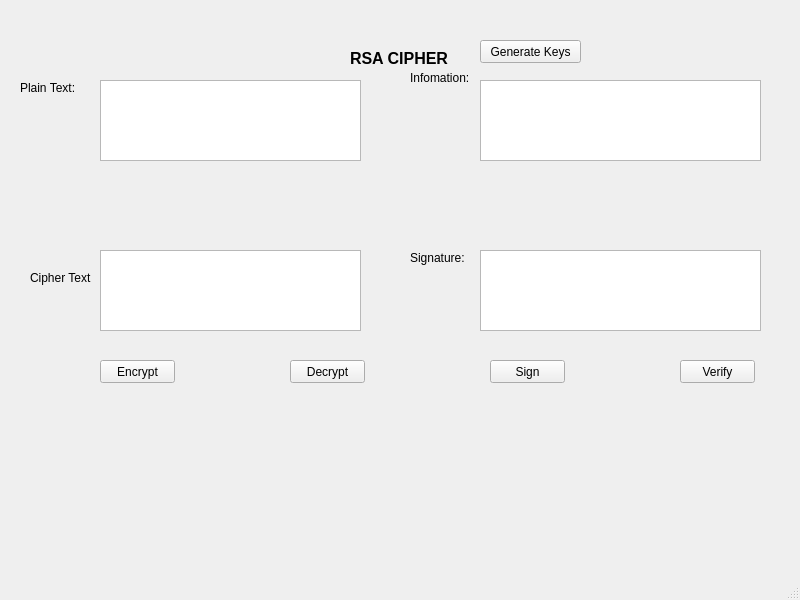
<?xml version="1.0" encoding="UTF-8"?>
<ui version="4.0">
 <class>MainWindow</class>
 <widget class="QMainWindow" name="MainWindow">
  <property name="geometry">
   <rect>
    <x>0</x>
    <y>0</y>
    <width>800</width>
    <height>600</height>
   </rect>
  </property>
  <property name="windowTitle">
   <string>MainWindow</string>
  </property>
  <widget class="QWidget" name="centralwidget">
   <widget class="QPushButton" name="pushButton">
    <property name="geometry">
     <rect>
      <x>100</x>
      <y>360</y>
      <width>75</width>
      <height>23</height>
     </rect>
    </property>
    <property name="text">
     <string>Encrypt</string>
    </property>
   </widget>
   <widget class="QTextEdit" name="textEdit_3">
    <property name="geometry">
     <rect>
      <x>100</x>
      <y>250</y>
      <width>261</width>
      <height>81</height>
     </rect>
    </property>
   </widget>
   <widget class="QLabel" name="label_4">
    <property name="geometry">
     <rect>
      <x>30</x>
      <y>270</y>
      <width>61</width>
      <height>16</height>
     </rect>
    </property>
    <property name="text">
     <string>Cipher Text: </string>
    </property>
   </widget>
   <widget class="QTextEdit" name="textEdit_2">
    <property name="geometry">
     <rect>
      <x>480</x>
      <y>80</y>
      <width>281</width>
      <height>81</height>
     </rect>
    </property>
   </widget>
   <widget class="QPushButton" name="pushButton_2">
    <property name="geometry">
     <rect>
      <x>290</x>
      <y>360</y>
      <width>75</width>
      <height>23</height>
     </rect>
    </property>
    <property name="text">
     <string>Decrypt</string>
    </property>
   </widget>
   <widget class="QLabel" name="label">
    <property name="geometry">
     <rect>
      <x>350</x>
      <y>50</y>
      <width>161</width>
      <height>16</height>
     </rect>
    </property>
    <property name="font">
     <font>
      <pointsize>12</pointsize>
      <weight>75</weight>
      <bold>true</bold>
     </font>
    </property>
    <property name="text">
     <string>RSA CIPHER</string>
    </property>
   </widget>
   <widget class="QLabel" name="label_2">
    <property name="geometry">
     <rect>
      <x>20</x>
      <y>80</y>
      <width>61</width>
      <height>16</height>
     </rect>
    </property>
    <property name="text">
     <string>Plain Text:</string>
    </property>
   </widget>
   <widget class="QTextEdit" name="textEdit">
    <property name="geometry">
     <rect>
      <x>100</x>
      <y>80</y>
      <width>261</width>
      <height>81</height>
     </rect>
    </property>
   </widget>
   <widget class="QLabel" name="label_5">
    <property name="geometry">
     <rect>
      <x>410</x>
      <y>70</y>
      <width>61</width>
      <height>16</height>
     </rect>
    </property>
    <property name="text">
     <string>Infomation:</string>
    </property>
   </widget>
   <widget class="QTextEdit" name="textEdit_4">
    <property name="geometry">
     <rect>
      <x>480</x>
      <y>250</y>
      <width>281</width>
      <height>81</height>
     </rect>
    </property>
   </widget>
   <widget class="QLabel" name="label_6">
    <property name="geometry">
     <rect>
      <x>410</x>
      <y>250</y>
      <width>61</width>
      <height>16</height>
     </rect>
    </property>
    <property name="text">
     <string>Signature:</string>
    </property>
   </widget>
   <widget class="QPushButton" name="pushButton_3">
    <property name="geometry">
     <rect>
      <x>490</x>
      <y>360</y>
      <width>75</width>
      <height>23</height>
     </rect>
    </property>
    <property name="text">
     <string>Sign</string>
    </property>
   </widget>
   <widget class="QPushButton" name="pushButton_4">
    <property name="geometry">
     <rect>
      <x>680</x>
      <y>360</y>
      <width>75</width>
      <height>23</height>
     </rect>
    </property>
    <property name="text">
     <string>Verify</string>
    </property>
   </widget>
   <widget class="QPushButton" name="pushButton_5">
    <property name="geometry">
     <rect>
      <x>480</x>
      <y>40</y>
      <width>101</width>
      <height>23</height>
     </rect>
    </property>
    <property name="text">
     <string>Generate Keys</string>
    </property>
   </widget>
  </widget>
  <widget class="QMenuBar" name="menubar">
   <property name="geometry">
    <rect>
     <x>0</x>
     <y>0</y>
     <width>800</width>
     <height>21</height>
    </rect>
   </property>
  </widget>
  <widget class="QStatusBar" name="statusbar"/>
 </widget>
 <resources/>
 <connections/>
</ui>
